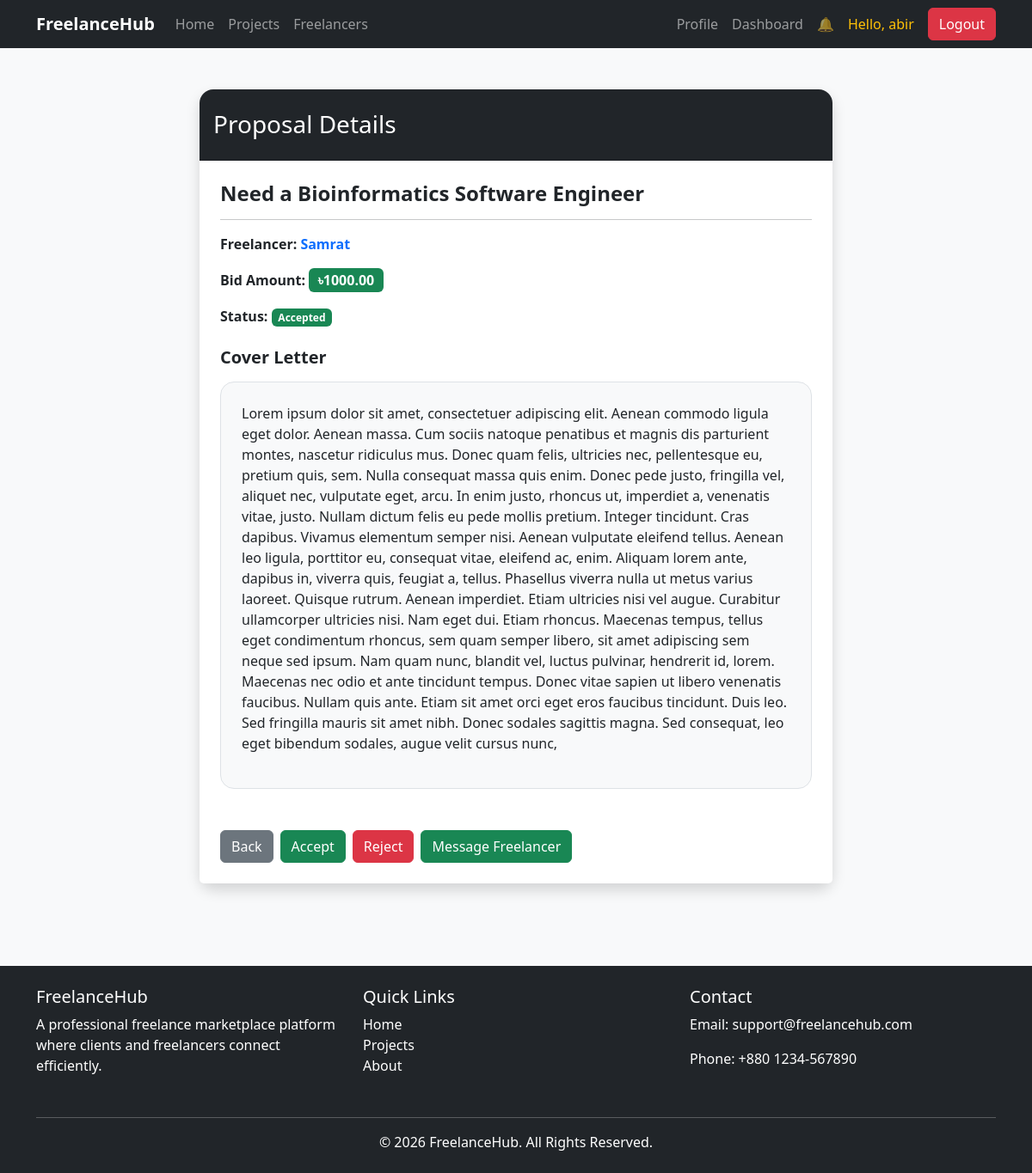
Screenshot of /proposals/detail/6/ (signed in) with the database file from the repository.
### accounts/models.py (models this page shows, shortened)
class User(AbstractUser):
    role= models.CharField(max_length=50,choices=ROLE_CHOICES)
    is_verified= models.BooleanField(default=False)

### proposals/models.py (models this page shows, shortened)
class Proposal(models.Model):
    STATUS_CHOICES = (
        ('pending', 'Pending'),
        ('accepted', 'Accepted'),
        ('rejected', 'Rejected'),
    )
    project = models.ForeignKey(Project,on_delete=models.CASCADE,related_name='proposals')
    freelancer = models.ForeignKey(settings.AUTH_USER_MODEL,on_delete=models.CASCADE,related_name='proposals')
    cover_letter = models.TextField()
    bid_amount = models.DecimalField(max_digits=10,decimal_places=2)
    status = models.CharField(max_length=20,choices=STATUS_CHOICES,default='pending')
    created_at = models.DateTimeField(auto_now_add=True)

### projects/models.py (models this page shows, shortened)
class Project(models.Model):
    client = models.ForeignKey(settings.AUTH_USER_MODEL,on_delete=models.CASCADE,related_name='projects')
    category = models.ForeignKey(Category,on_delete=models.CASCADE)
    title = models.CharField(max_length=200)
    description = models.TextField()
    budget = models.DecimalField(max_digits=10,decimal_places=2)
    deadline = models.DateField()
    created_at = models.DateTimeField(auto_now_add=True)

### proposals/views.py (the view)
# urls.py: path('detail/<int:id>/',views.proposal_detail,name='proposal_detail'),
@login_required
def proposal_detail(request, id):
    proposal = get_object_or_404(
            Proposal,
            id=id
            )
    if request.user != proposal.project.client and request.user != proposal.freelancer:
        return redirect('home')
    proposal.conversation = Conversation.objects.filter(
        project=proposal.project,
        freelancer=proposal.freelancer
    ).first()
    return render(
        request,
        'proposals/proposal_detail.html',
        {
            'proposal': proposal
        }
    )

### notifications/context_processors.py (called while the page is built)
def notification_count(request):
    count = 0
    if request.user.is_authenticated:
        count = Notification.objects.filter(
            user=request.user,
            is_read=False
        ).count()
    return {
        'notification_count': count
    }

### proposals/templates/proposals/proposal_detail.html
{% extends 'base.html' %} {% block content %}
<div class="container py-5">
  <div class="row justify-content-center">
    <div class="col-lg-8">
      <div class="card border-0 shadow rounded-4">
        <div class="card-header bg-dark text-white py-4 rounded-top-4">
          <h3 class="mb-0">Proposal Details</h3>
        </div>
        <div class="card-body p-4">
          <h4 class="fw-bold mb-3">{{ proposal.project.title }}</h4>
          <hr />
          <p class="mb-3">
            <strong> Freelancer: </strong>
            <a
              href="{% url 'freelancer_profile' proposal.freelancer.id %}"
              class="text-decoration-none fw-semibold"
            >
              {{ proposal.freelancer.first_name }}
            </a>
          </p>
          <p class="mb-3">
            <strong> Bid Amount: </strong>
            <span class="badge bg-success fs-6">
              ৳{{ proposal.bid_amount }}
            </span>
          </p>
          <p class="mb-4">
            <strong> Status: </strong>
            {% if proposal.status == 'pending' %}
            <span class="badge bg-warning text-dark"> Pending </span>
            {% elif proposal.status == 'accepted' %}
            <span class="badge bg-success"> Accepted </span>
            {% else %}
            <span class="badge bg-danger"> Rejected </span>
            {% endif %}
          </p>
          <h5 class="fw-bold mb-3">Cover Letter</h5>
          <div class="bg-light rounded-4 p-4 border">
            <p class="mb-0 text-muted">
              {{ proposal.cover_letter|linebreaks }}
            </p>
          </div>
        </div>
        <div class="card-footer bg-white border-0 p-4">
          <div class="d-flex flex-wrap gap-2">
            <a href="{% url 'proposal_dashboard' %}" class="btn btn-secondary">
              Back
            </a>
            <a
              href="{% url 'accept_proposal' proposal.id %}"
              class="btn btn-success"
            >
              Accept
            </a>
            <a
              href="{% url 'reject_proposal' proposal.id %}"
              class="btn btn-danger"
            >
              Reject
            </a>
            {% if proposal.status == 'accepted' and proposal.conversation %}
            <a
              href="{% url 'conversation_detail' proposal.conversation.id %}"
              class="btn btn-success"
            >
              Message Freelancer
            </a>
            {% endif %}
          </div>
        </div>
      </div>
    </div>
  </div>
</div>
{% endblock %}

### templates/navbar.html (shortened to what this page needs)
<nav class="navbar navbar-expand-lg navbar-dark bg-dark">
  <div class="container">
    <a class="navbar-brand fw-bold" href="/"> FreelanceHub </a>
    <div class="collapse navbar-collapse" id="navbarContent">
      <ul class="navbar-nav me-auto mb-2 mb-lg-0">
        <li class="nav-item">
          <a class="nav-link" href="/"> Home </a>
        </li>
        <li class="nav-item">
          <a class="nav-link" href="{% url 'project_list' %}"> Projects </a>
        </li>
        <li class="nav-item">
          <a class="nav-link" href="#"> Freelancers </a>
        </li>
      </ul>
      <ul class="navbar-nav align-items-center">
        {% if user.is_authenticated %}
        <li class="nav-item">
          <a class="nav-link" href="{% url 'profile' %}"> Profile </a>
        </li>
        <li class="nav-item">
          {% if user.role == 'client' %}
          <a class="nav-link" href="{% url 'proposal_dashboard' %}">
            Dashboard
          </a>
          {% elif user.role == 'freelancer' %}
          <a class="nav-link" href="{% url 'freelancer_dashboard' %}">
            Dashboard
          </a>
          {% endif %}
        </li>
        <li class="nav-item">
          <a
            class="nav-link position-relative"
            href="{% url 'notifications' %}"
          >
            🔔
          </a>
        </li>
        <li class="nav-item">
          <span class="nav-link text-warning">
            Hello, {{ user.first_name }}
          </span>
        </li>
        <li class="nav-item">
          <a class="btn btn-danger ms-2" href="{% url 'logout' %}"> Logout </a>
        </li>
        {% endif %}
      </ul>
    </div>
  </div>
</nav>

### static/style.css (style rules this page uses)
body { background-color: #f8f9fa; }
.navbar a { text-decoration: none; }

### rows the page displays
User: first_name "abir"
Proposal: project "Need a Bioinformatics Software Engineer", freelancer.first_name "Samrat", bid_amount "1000.00", cover_letter "Lorem ipsum dolor sit amet, consectetuer adipiscing elit. Aenean commodo ligula eget dolor. Aenean massa. Cum sociis natoque penatibus et magnis dis parturient montes, nascetur ridiculus mus. Donec quam felis, ultricies nec, pellentesque eu, pretium quis, sem. Nulla consequat massa quis enim. Donec pede justo, fringilla vel, aliquet nec, vulputate eget, arcu. In enim justo, rhoncus ut, imperdiet a, venenatis vitae, justo. Nullam dictum felis eu pede mollis pretium. Integer tincidunt. Cras dapibus. Vivamus elementum semper nisi. Aenean vulputate eleifend tellus. Aenean leo ligula, porttitor eu, consequat vitae, eleifend ac, enim. Aliquam lorem ante, dapibus in, viverra quis, feugiat a,…"
